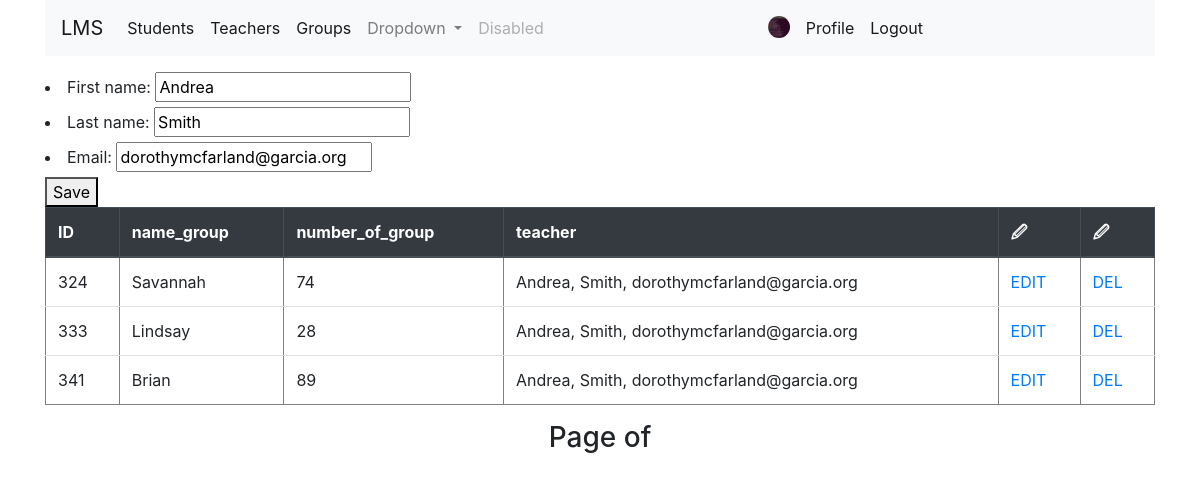
/teachers/edit/153 (signed in), run on the app's committed database.
### user_account/models.py (models this page shows)
class UserAccountProfile(models.Model):
    user = models.OneToOneField(
        User, on_delete=models.CASCADE, related_name='profile'
    )
    image = models.ImageField(default='default.jpg', upload_to='pics')

### teacher/models.py (models this page shows, shortened)
class Teacher(models.Model):
    first_name = models.CharField(max_length=40, null=False)
    last_name = models.CharField(max_length=20, null=False)
    email = models.CharField(max_length=50)
    def __str__(self):
        return f'{self.first_name},' \
               f' {self.last_name},' \
               f' {self.email}'

### group/models.py (models this page shows, shortened)
class Group(models.Model):
    name_group = models.CharField(max_length=15, null=False)
    number_of_group = models.IntegerField(validators=[MinValueValidator(0), MaxValueValidator(99)], null=False)
    teacher = models.ForeignKey(to=Teacher, null=True, on_delete=models.SET_NULL, related_name='groups')
    classroom = models.ManyToManyField(to=ClassRoom, null=True, related_name='groups')

### teacher/views.py (the view, shortened to what this page needs)
# urls.py: path('edit/<int:pk>', TeachersUpdateView.as_view(), name='edit'),
class TeachersUpdateView(LoginRequiredMixin, UpdateView):
    model = Teacher
    template_name = 'teachers_edit.html'
    form_class = TeacherEditForm
    login_url = reverse_lazy('login')

### teacher/forms.py
class TeacherEditForm(TeacherBaseForm):
    pass

### teacher/templates/teachers_edit.html (shortened to what this page needs)
{% extends 'base.html' %}
{% block content %}
    <form method="post">
        {{ form.as_ul }}
        <button type="submit">Save</button>
    </form>
    {% with groups_list=teacher.groups.all %}
        {% include 'includes/groups_table.html' %}
    {% endwith %}
{% endblock %}

### templates/base.html (shortened to what this page needs)
<!DOCTYPE html>
<html lang="en">
<head>
    <link rel="stylesheet" href="https://stackpath.bootstrapcdn.com/bootstrap/4.5.0/css/bootstrap.min.css"
>
</head>
<body>
<div class="container">
    <nav class="navbar navbar-expand-lg navbar-light bg-light">
        <a class="navbar-brand" href="{% url 'index' %}">LMS</a>
        <div class="collapse navbar-collapse" id="navbarSupportedContent">
            <ul class="navbar-nav mr-auto">
                <li class="nav-item active">
                    <a class="nav-link" href="{% url 'students:list' %}">Students <span class="sr-only">(current)</span></a>
                </li>
                <li class="nav-item active">
                    <a class="nav-link" href="{% url 'teachers:list' %}">Teachers <span class="sr-only">(current)</span></a>
                </li>
                <li class="nav-item active">
                    <a class="nav-link" href="{% url 'groups:list' %}">Groups <span class="sr-only">(current)</span></a>
                </li>
                <li class="nav-item dropdown">
                    <a class="nav-link dropdown-toggle" href="#" id="navbarDropdown" role="button"
                       data-toggle="dropdown" aria-haspopup="true" aria-expanded="false">
                        Dropdown
                    </a>
                </li>
                <li class="nav-item">
                    <a class="nav-link disabled" href="#" tabindex="-1" aria-disabled="true">Disabled</a>
                </li>
            </ul>
            <ul class="navbar-nav mr-auto">
                {% if user.is_authenticated %}
                <div class="img-circle.vert">
                    <img class="rounded-circle p-1 m-1" width="30" height="30" src="{{ user.profile.image.url }}">
                </div>
                <li class="nav-item active">
                    <a class="nav-link" href="{% url 'profile' %}">Profile <span class="sr-only">(current)</span></a>
                </li>
                <li class="nav-item active">
                    <a class="nav-link" href="{% url 'logout' %}">Logout <span class="sr-only">(current)</span></a>
                </li>
                {% endif %}
            </ul>
        </div>
    </nav>
    {% block content %}
    {% endblock %}
</div>
</body>
</html>

### group/templates/includes/groups_table.html
{% if groups_list %}
    <table border="1px" class="table table-hover">
        <thead class="thead-dark">
        <tr>
          <th>ID</th>
          <th>name_group</th>
          <th>number_of_group</th>
          <th>teacher</th>
          <th>🖉</th>
          <th>🖉</th>
        </tr>
        </thead>
        {% for group in groups_list %}
            <tr>
              <td> {{ group.id }}</td>
              <td> {{ group.name_group }}</td>
              <td> {{ group.number_of_group }}</td>
              <td> {{ group.teacher }}</td>
              <td> <a href="{% url 'groups:edit'  group.id %}">EDIT</a></td>
              <td> <a href="{% url 'groups:delete'  group.id %}">DEL</a></td>
            </tr>
        {% endfor %}
    </table>
<div class="='p-1 m-1'">
    {% include 'includes/pagination.html' %}
</div>
{% else %}
    <p>Sorry, list is empty</p>
{% endif %}

### data on the page
Teacher: first_name "Andrea", last_name "Smith", email "dorothymcfarland@garcia.org"
Group: id "324", name_group "Savannah", number_of_group "74", teacher "Andrea, Smith, dorothymcfarland@garcia.org"
Group: id "333", name_group "Lindsay", number_of_group "28", teacher "Andrea, Smith, dorothymcfarland@garcia.org"
Group: id "341", name_group "Brian", number_of_group "89", teacher "Andrea, Smith, dorothymcfarland@garcia.org"
